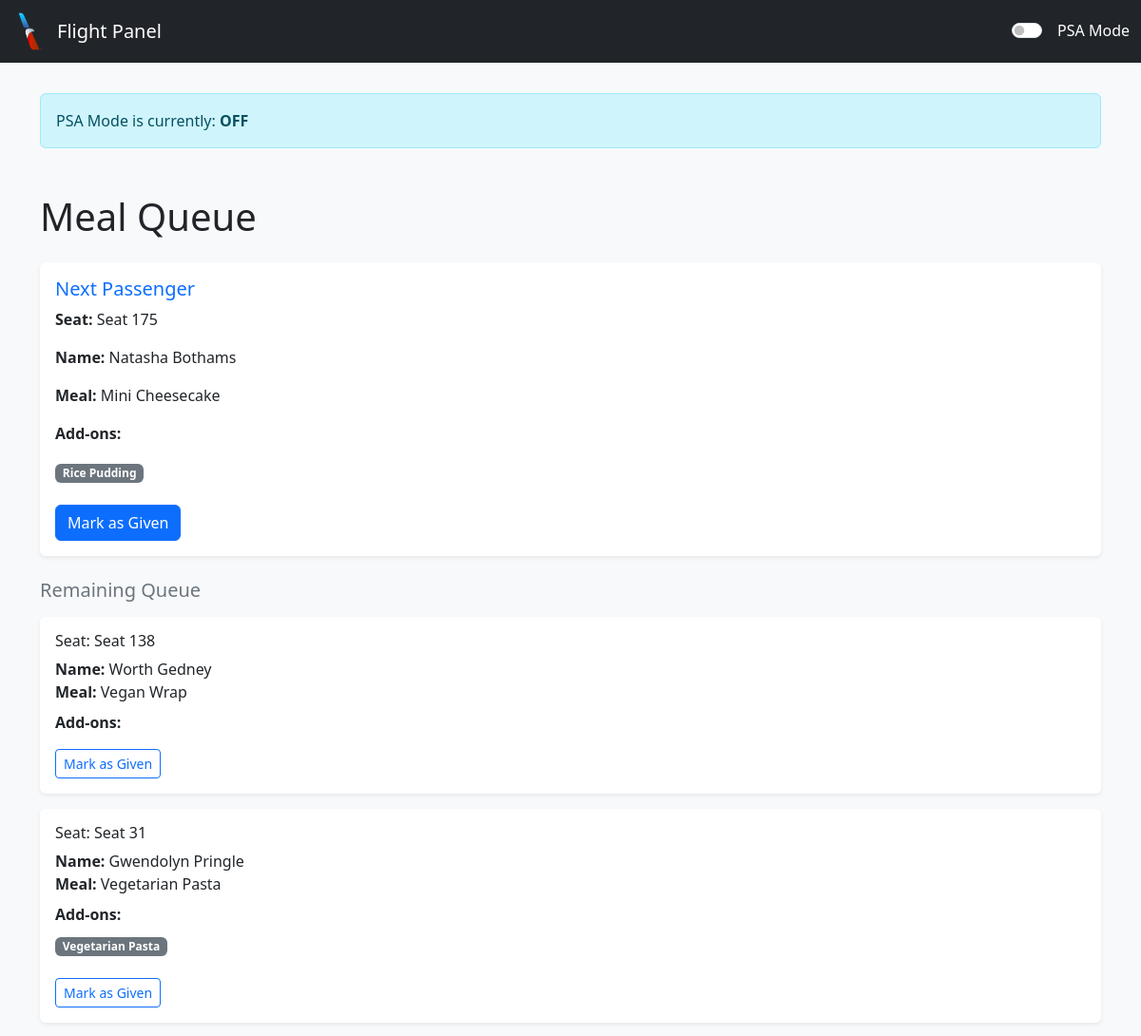
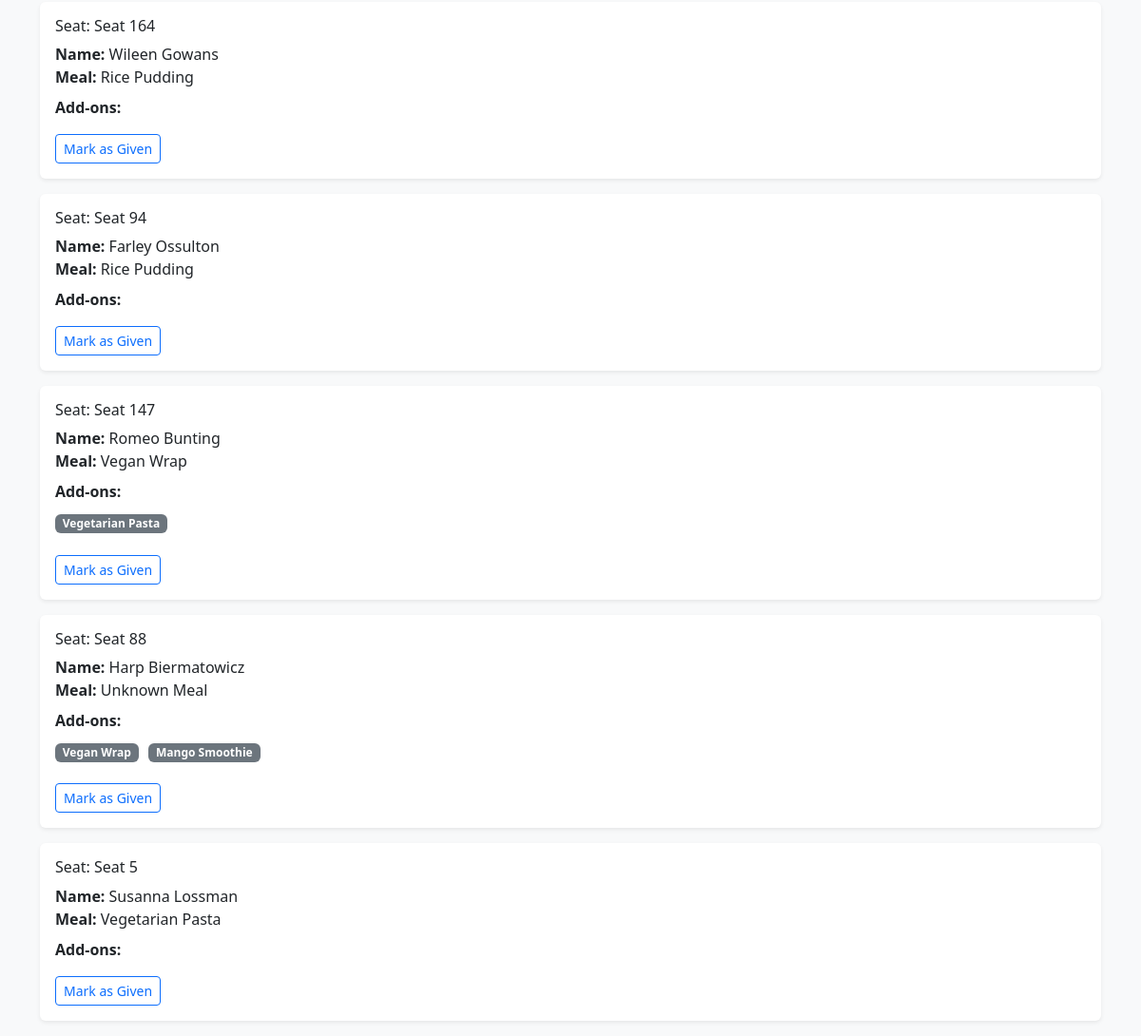
The page / on the database its author committed (2 pictures, top to bottom).
### tables this page shows
CREATE TABLE FOOD (
    ID INT PRIMARY KEY,
    NAME VARCHAR(100),
    TYPE VARCHAR(50),
    PREPARE_TIME INT, -- Time in minutes
    AVAILABILITY BOOLEAN, -- TRUE if available, FALSE otherwise
    CALORIES INT,
    DESCRIPTION TEXT
, `price` INTEGER DEFAULT 2.99);

CREATE TABLE ORDERS (
    ORDER_ID      INT,
    FOOD_ITEM_ID  INT,
    SEAT_ID       INT,
    TIME_ORDERED  INT,
    STATUS        VARCHAR(9),
    ADDON_1_ID    INT,       -- optional add-on #1
    ADDON_2_ID    INT        -- optional add-on #2
);

### app.py (the view)
@app.route("/")
def index():
    all_meals = fetch_meals_data()
    pending_meals = [m for m in all_meals if not m["given"]]
    is_switch_on = get_switch_state()
    return render_template("index.html", meals=pending_meals, is_switch_on=is_switch_on)

### app.py (called while the page is built)
def get_db_connection():
    conn = sqlite3.connect(DATABASE)
    conn.row_factory = sqlite3.Row
    return conn

def get_switch_state():
    conn = get_db_connection()
    row = conn.execute("SELECT STATUS FROM SPECIAL LIMIT 1").fetchone()
    conn.close()
    if row:
        return row["STATUS"] == "1"  # True if '1', else False
    return False

### templates/index.html (shortened to what this page needs)
<!DOCTYPE html>
<html lang="en">
    <head>
        <link href="https://cdn.jsdelivr.net/npm/bootstrap@5.3.0/dist/css/bootstrap.min.css" rel="stylesheet" />
    </head>
    <body>
        <nav class="navbar navbar-dark bg-dark">
            <div class="container-fluid d-flex justify-content-between align-items-center">
                <a class="navbar-brand d-flex align-items-center" href="#">
                    <img
                        src="{{ url_for('static', filename='images/logo.png') }}"
                        alt="Logo"
                        width="40"
                        height="40"
                        class="me-2"
                    />
                    <span class="fs-5">Flight Panel</span>
                </a>
                <form action="{{ url_for('toggle_switch') }}" method="POST" class="d-flex align-items-center">
                    <div class="form-check form-switch text-white">
                        <input
                            class="form-check-input"
                            type="checkbox"
                            id="toggleSwitch"
                            name="is_switch_on"
                            onChange="this.form.submit()"
                        />
                        <label class="form-check-label ms-2" for="toggleSwitch"> PSA Mode </label>
                    </div>
                </form>
            </div>
        </nav>
        <div class="container py-3">
            <div class="alert alert-info mt-3">
                PSA Mode is currently:
                <strong> {% if is_switch_on %} ON {% else %} OFF {% endif %} </strong>
            </div>
            {% if meals|length == 0 %}
            <div class="alert alert-success mt-4">All meals have been given out. Good job!</div>
            {% else %}
            <h1 class="mt-5">Meal Queue</h1>
            <div class="card shadow-sm border-0 mb-4 mt-4">
                <div class="card-body">
                    <h2 class="card-title fs-5 text-primary mb-2">Next Passenger</h2>
                    {% set top_passenger = meals[0] %}
                    <p class="card-text"><strong>Seat:</strong> {{ top_passenger.seat }}</p>
                    <p class="card-text"><strong>Name:</strong> {{ top_passenger.name }}</p>
                    <p class="card-text"><strong>Meal:</strong> {{ top_passenger.meal }}</p>
                    <p class="card-text mb-3"><strong>Add-ons:</strong></p>
                    <div class="addons">
                        {% for addon in top_passenger.addons %}
                        <span class="badge bg-secondary">{{ addon }}</span>
                        {% endfor %}
                    </div>
                    <form action="{{ url_for('give_meal', meal_id=top_passenger.id) }}" method="POST" class="mt-3">
                        <button type="submit" class="btn btn-primary">Mark as Given</button>
                    </form>
                </div>
            </div>
            {% if meals|length > 1 %}
            <h3 class="fs-5 text-secondary">Remaining Queue</h3>
            {% endif %} {% for passenger in meals[1:] %}
            <div class="card shadow-sm border-0 mt-3">
                <div class="card-body">
                    <h2 class="card-title fs-6">Seat: {{ passenger.seat }}</h2>
                    <p class="card-text m-0"><strong>Name:</strong> {{ passenger.name }}</p>
                    <p class="card-text m-0"><strong>Meal:</strong> {{ passenger.meal }}</p>
                    <p class="card-text mt-2 mb-2"><strong>Add-ons:</strong></p>
                    <div class="addons">
                        {% for addon in passenger.addons %}
                        <span class="badge bg-secondary">{{ addon }}</span>
                        {% endfor %}
                    </div>
                    <form action="{{ url_for('give_meal', meal_id=passenger.id) }}" method="POST" class="mt-3">
                        <button type="submit" class="btn btn-sm btn-outline-primary">Mark as Given</button>
                    </form>
                </div>
            </div>
            {% endfor %} {% endif %}
        </div>
    </body>
</html>

### templates/index.html (style rules this page uses)
body { background-color: #f8f9fa; }
.card + .card { margin-top: 1rem; }
.addons > span { margin-right: 0.4rem; margin-bottom: 0.4rem; }

### rows shown on the page
FOOD: meal "Mini Cheesecake"
FOOD: NAME "Rice Pudding"
ORDERS: seat "Seat 138", name "Worth Gedney", meal "Vegan Wrap"
ORDERS: seat "Seat 31", name "Gwendolyn Pringle", meal "Vegetarian Pasta"
FOOD: NAME "Vegetarian Pasta"
ORDERS: seat "Seat 164", name "Wileen Gowans", meal "Rice Pudding"
ORDERS: seat "Seat 94", name "Farley Ossulton", meal "Rice Pudding"
ORDERS: seat "Seat 147", name "Romeo Bunting", meal "Vegan Wrap"
FOOD: NAME "Vegan Wrap"
FOOD: NAME "Mango Smoothie"
ORDERS: seat "Seat 5", name "Susanna Lossman", meal "Vegetarian Pasta"

### other values the page prints
{{ top_passenger.seat }} "Seat 175"
{{ top_passenger.name }} "Natasha Bothams"
{{ passenger.seat }} "Seat 88"
{{ passenger.name }} "Harp Biermatowicz"
{{ passenger.meal }} "Unknown Meal"
